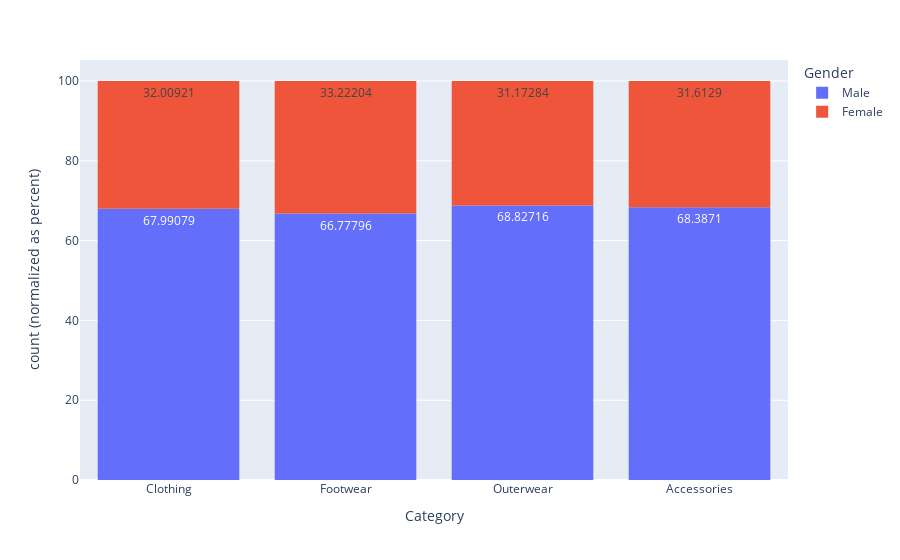

Write notebook code for a chart like this one.
### Code cell
hundredPerStack(df, 'Category', color='Gender')

### Figure 1 — Plotly figure (JSON) as saved in the notebook; plotly's stock layout.template omitted (floating-point values rounded to 4 significant figures; data arrays with more than 128 entries replaced by an {"elided": "..."} marker saying what was removed)
{"data": [{"alignmentgroup": "True", "bingroup": "x", "hovertemplate": "Gender=Male<br>Category=%{x}<br>count (normalized as percent)=%{y}<extra></extra>", "legendgroup": "Male", "marker": {"color": "#636efa", "pattern": {"shape": ""}}, "name": "Male", "offsetgroup": "Male", "orientation": "v", "showlegend": true, "texttemplate": "%{value}", "type": "histogram", "x": {"elided": "2652 str values"}, "xaxis": "x", "yaxis": "y"}, {"alignmentgroup": "True", "bingroup": "x", "hovertemplate": "Gender=Female<br>Category=%{x}<br>count (normalized as percent)=%{y}<extra></extra>", "legendgroup": "Female", "marker": {"color": "#EF553B", "pattern": {"shape": ""}}, "name": "Female", "offsetgroup": "Female", "orientation": "v", "showlegend": true, "texttemplate": "%{value}", "type": "histogram", "x": {"elided": "1248 str values"}, "xaxis": "x", "yaxis": "y"}], "layout": {"barmode": "relative", "barnorm": "percent", "legend": {"title": {"text": "Gender"}, "tracegroupgap": 0}, "margin": {"t": 60}, "xaxis": {"anchor": "y", "domain": [0, 1], "title": {"text": "Category"}}, "yaxis": {"anchor": "x", "domain": [0, 1], "title": {"text": "count (normalized as percent)"}}}}
